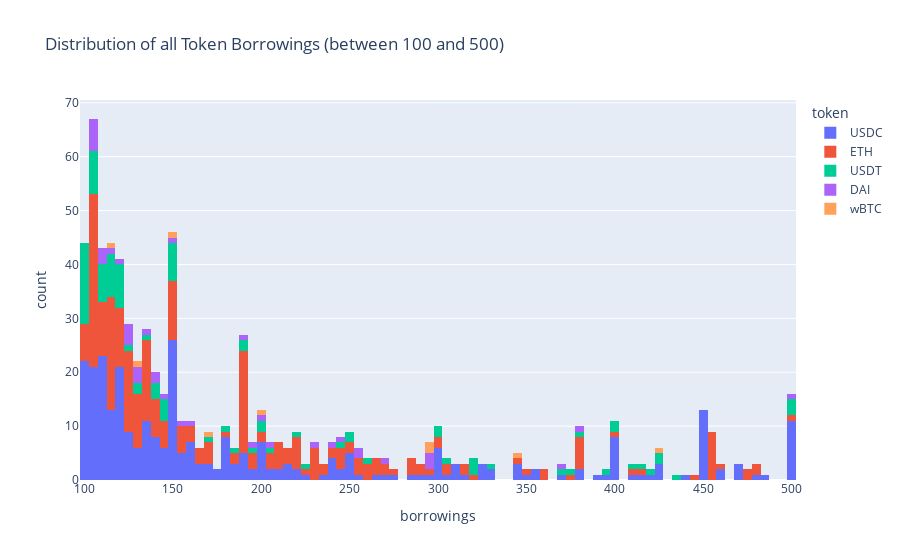

Notebook code for this chart:
### Code cell
tmp = [
    {'token': token, 'borrowings': user_state.token_states[token].borrowings * prices.prices[token] / 10**constants.get_decimals(token)}
    for user_state in state.user_states.values()
    for token in constants.symbol_decimals_map.keys()
]

token_data = pandas.DataFrame(tmp)
token_data['borrowings'] = token_data['borrowings'].astype(float)
token_data = token_data[token_data['borrowings'] < 500] 
token_data = token_data[token_data['borrowings'] > 100]
fig = px.histogram(token_data, x='borrowings', color='token', title='Distribution of all Token Borrowings (between 100 and 500)', nbins =100)
fig.show()

### Figure 1 — Plotly figure (JSON) as saved in the notebook; plotly's stock layout.template omitted (floating-point values rounded to 4 significant figures; data arrays with more than 128 entries replaced by an {"elided": "..."} marker saying what was removed)
{"data": [{"alignmentgroup": "True", "bingroup": "x", "hovertemplate": "token=USDC<br>borrowings=%{x}<br>count=%{y}<extra></extra>", "legendgroup": "USDC", "marker": {"color": "#636efa", "pattern": {"shape": ""}}, "name": "USDC", "nbinsx": 100, "offsetgroup": "USDC", "orientation": "v", "showlegend": true, "type": "histogram", "x": {"elided": "313 float values"}, "xaxis": "x", "yaxis": "y"}, {"alignmentgroup": "True", "bingroup": "x", "hovertemplate": "token=ETH<br>borrowings=%{x}<br>count=%{y}<extra></extra>", "legendgroup": "ETH", "marker": {"color": "#EF553B", "pattern": {"shape": ""}}, "name": "ETH", "nbinsx": 100, "offsetgroup": "ETH", "orientation": "v", "showlegend": true, "type": "histogram", "x": {"elided": "275 float values"}, "xaxis": "x", "yaxis": "y"}, {"alignmentgroup": "True", "bingroup": "x", "hovertemplate": "token=USDT<br>borrowings=%{x}<br>count=%{y}<extra></extra>", "legendgroup": "USDT", "marker": {"color": "#00cc96", "pattern": {"shape": ""}}, "name": "USDT", "nbinsx": 100, "offsetgroup": "USDT", "orientation": "v", "showlegend": true, "type": "histogram", "x": [118.6, 102.1, 374.6, 115.0, 417.3, 100.1, 301.3, 108.7, 399.1, 102.0, 130.6, 100.1, 100.1, 114.2, 100.1, 109.6, 114.6, 107.5, 101.7, 319.5, 249.3, 100.0, 110.2, 423.5, 100.7, 195.9, 184.8, 101.3, 102.7, 108.7, 320.5, 102.6, 499.5, 114.4, 317.8, 298.7, 100.6, 129.6, 109.6, 121.9, 114.9, 113.0, 118.1, 112.9, 226.3, 147.8, 181.6, 259.4, 110.7, 221.4, 199.8, 199.3, 139.8, 114.7, 141.9, 107.1, 247.3, 331.9, 149.6, 110.7, 145.2, 104.7, 119.6, 436.1, 103.1, 140.6, 119.9, 427.0, 171.3, 149.4, 101.4, 149.4, 393.2, 145.1, 105.1, 100.8, 190.7, 409.9, 421.8, 249.1, 119.6, 134.5, 151.6, 370.3, 380.0, 146.5, 100.0, 101.6, 103.1, 150.5, 498.2, 304.9, 498.1, 398.5, 122.0, 150.4, 188.3, 203.2, 144.4, 125.5, 119.2], "xaxis": "x", "yaxis": "y"}, {"alignmentgroup": "True", "bingroup": "x", "hovertemplate": "token=DAI<br>borrowings=%{x}<br>count=%{y}<extra></extra>", "legendgroup": "DAI", "marker": {"color": "#ab63fa", "pattern": {"shape": ""}}, "name": "DAI", "nbinsx": 100, "offsetgroup": "DAI", "orientation": "v", "showlegend": true, "type": "histogram", "x": [499.6, 199.5, 206.5, 148.7, 239.9, 197.2, 106.2, 132.0, 161.9, 103.0, 104.0, 106.0, 108.5, 190.1, 103.5, 122.7, 107.7, 104.0, 123.4, 137.1, 256.6, 295.8, 118.9, 268.4, 153.2, 139.6, 110.2, 138.5, 227.7, 144.6, 114.0, 126.6, 124.3, 246.6, 368.4, 380.6, 129.8, 128.2, 295.8, 295.8, 256.3], "xaxis": "x", "yaxis": "y"}, {"alignmentgroup": "True", "bingroup": "x", "hovertemplate": "token=wBTC<br>borrowings=%{x}<br>count=%{y}<extra></extra>", "legendgroup": "wBTC", "marker": {"color": "#FFA15A", "pattern": {"shape": ""}}, "name": "wBTC", "nbinsx": 100, "offsetgroup": "wBTC", "orientation": "v", "showlegend": true, "type": "histogram", "x": [297.2, 293.8, 115.4, 151.5, 200.0, 342.5, 424.8, 172.3, 130.7], "xaxis": "x", "yaxis": "y"}], "layout": {"barmode": "relative", "legend": {"title": {"text": "token"}, "tracegroupgap": 0}, "title": {"text": "Distribution of all Token Borrowings (between 100 and 500)"}, "xaxis": {"anchor": "y", "domain": [0, 1], "title": {"text": "borrowings"}}, "yaxis": {"anchor": "x", "domain": [0, 1], "title": {"text": "count"}}}}
